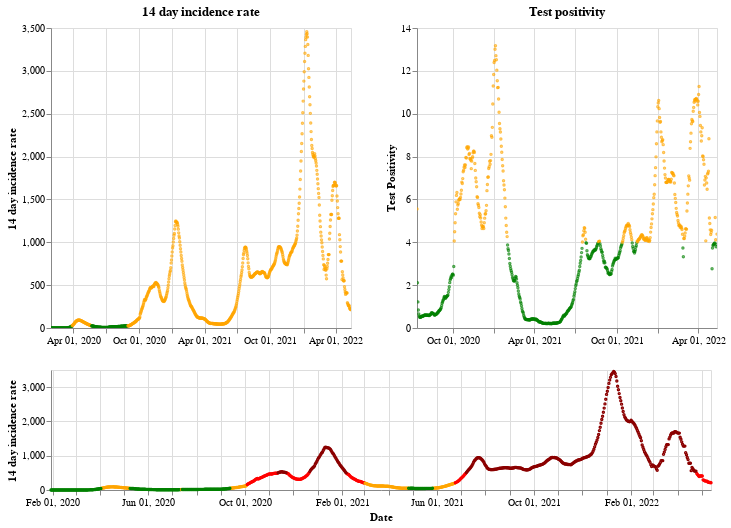

Source (notebook cell):
### Markdown cell above
## England

### Code cell
plot_traffic_light('England')

### Figure 1 — Vega-Lite specification as saved in the notebook (floating-point values rounded to 4 significant figures; data arrays with more than 128 entries replaced by an {"elided": "..."} marker saying what was removed)
{"config": {"view": {"continuousWidth": 400, "continuousHeight": 300}}, "vconcat": [{"hconcat": [{"mark": {"type": "point", "size": 2}, "encoding": {"color": {"condition": {"value": "green", "test": "(datum.twoWeeklyCasesRate <= 25)"}, "value": "orange"}, "tooltip": [{"type": "nominal", "field": "areaName"}, {"type": "temporal", "field": "date"}, {"type": "quantitative", "field": "twoWeeklyCasesRate"}, {"type": "quantitative", "field": "testPositivity"}], "x": {"type": "temporal", "axis": {"title": ""}, "field": "date", "scale": {"domain": {"selection": "DateBrush"}}, "timeUnit": "yearmonthdate"}, "y": {"type": "quantitative", "axis": {"title": "14 day incidence rate"}, "field": "twoWeeklyCasesRate"}}, "title": "14 day incidence rate", "width": 300}, {"mark": {"type": "point", "size": 2}, "encoding": {"color": {"condition": {"value": "green", "test": "(datum.testPositivity <= 4)"}, "value": "orange"}, "tooltip": [{"type": "nominal", "field": "areaName"}, {"type": "temporal", "field": "date"}, {"type": "quantitative", "field": "twoWeeklyCasesRate"}, {"type": "quantitative", "field": "testPositivity"}], "x": {"type": "temporal", "axis": {"title": ""}, "field": "date", "scale": {"domain": {"selection": "DateBrush"}}, "timeUnit": "yearmonthdate"}, "y": {"type": "quantitative", "axis": {"title": "Test Positivity"}, "field": "testPositivity"}}, "title": "Test positivity", "width": 300}]}, {"layer": [{"mark": {"type": "point", "size": 2}, "encoding": {"color": {"condition": {"value": "orange", "test": "(((datum.testPositivity < 4) && (datum.twoWeeklyCasesRate >= 50)) && (datum.twoWeeklyCasesRate < 200))"}, "value": "red"}, "opacity": {"condition": {"value": 1, "test": "((datum.twoWeeklyCasesRate >= 50) && (datum.twoWeeklyCasesRate < 500))"}, "value": 0}, "tooltip": [{"type": "nominal", "field": "areaName"}, {"type": "temporal", "field": "date"}, {"type": "quantitative", "field": "twoWeeklyCasesRate"}, {"type": "quantitative", "field": "testPositivity"}], "x": {"type": "temporal", "axis": {"title": "Date"}, "field": "date", "timeUnit": "yearmonthdate"}, "y": {"type": "quantitative", "axis": {"title": "14 day incidence rate"}, "field": "twoWeeklyCasesRate"}}, "selection": {"DateBrush": {"type": "interval", "encodings": ["x"], "fields": ["Time"]}}}, {"mark": {"type": "point", "size": 2}, "encoding": {"color": {"value": "darkred"}, "opacity": {"condition": {"value": 1, "test": "(datum.twoWeeklyCasesRate >= 500)"}, "value": 0}, "tooltip": [{"type": "nominal", "field": "areaName"}, {"type": "temporal", "field": "date"}, {"type": "quantitative", "field": "twoWeeklyCasesRate"}, {"type": "quantitative", "field": "testPositivity"}], "x": {"type": "temporal", "axis": {"title": "Date"}, "field": "date", "timeUnit": "yearmonthdate"}, "y": {"type": "quantitative", "axis": {"title": "14 day incidence rate"}, "field": "twoWeeklyCasesRate"}}}, {"mark": {"type": "point", "size": 2}, "encoding": {"color": {"condition": {"value": "green", "test": "((datum.testPositivity < 4) && (datum.twoWeeklyCasesRate < 50))"}, "value": "orange"}, "opacity": {"condition": {"value": 1, "test": "(datum.twoWeeklyCasesRate < 50)"}, "value": 0}, "tooltip": [{"type": "nominal", "field": "areaName"}, {"type": "temporal", "field": "date"}, {"type": "quantitative", "field": "twoWeeklyCasesRate"}, {"type": "quantitative", "field": "testPositivity"}], "x": {"type": "temporal", "axis": {"title": "Date"}, "field": "date", "timeUnit": "yearmonthdate"}, "y": {"type": "quantitative", "axis": {"title": "14 day incidence rate"}, "field": "twoWeeklyCasesRate"}}}], "height": 120, "width": 660}], "data": {"name": "data-ef6553615752cd97b05e137e201c5da5"}, "$schema": "https://vega.github.io/schema/vega-lite/v4.8.1.json", "datasets": {"data-ef6553615752cd97b05e137e201c5da5": {"elided": "835 records"}}}
